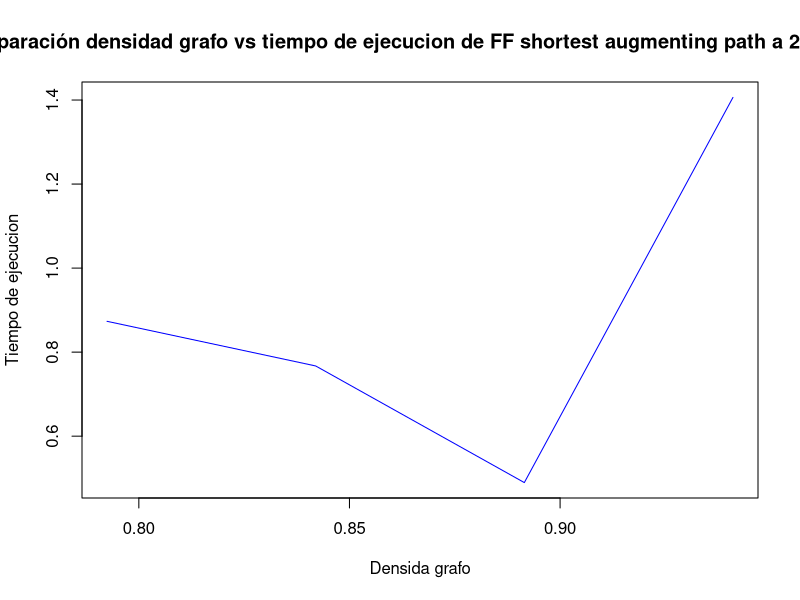

This chart was generated by the following R code:
datos = read.csv("result3Tarea5.dat", sep=" ", header=FALSE)
a = aggregate(datos, by=list(datos$V2), mean)
plot(a$Group.1/(a$V1*a$V1-1), a$V5, col="blue", pch=16, type="l",main="Comparación densidad grafo vs tiempo de ejecucion de FF shortest augmenting path a 205 nodos",xlab="Densida grafo", ylab="Tiempo de ejecucion")
